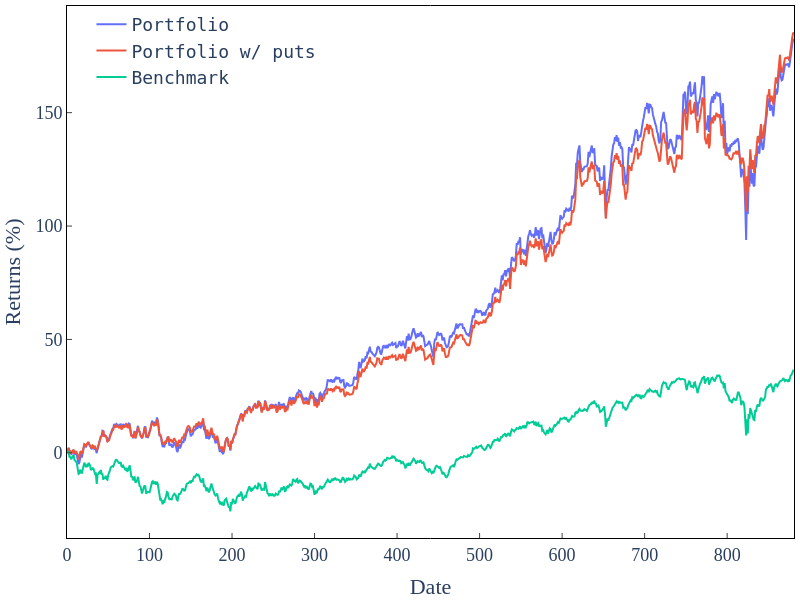

Notebook code cell kept with this figure:
### Code cell
import plotly.graph_objects as go

red = '#f8766d'
blue = '#619cff'

style_dict = {
    'layout.plot_bgcolor': 'rgba(0, 0, 0, 0)',
    'layout.font.family': 'Times New Roman',
    'layout.font.size': 18,
    'layout.xaxis.linecolor': 'black',
    'layout.xaxis.ticks': 'inside',
    'layout.xaxis.mirror': True,
    'layout.xaxis.showline': True,
    'layout.yaxis.linecolor': 'black',
    'layout.yaxis.ticks': 'inside',
    'layout.yaxis.mirror': True,
    'layout.yaxis.showline': True,
    'layout.autosize': False,
    'layout.legend.bgcolor': 'rgba(0, 0, 0, 0)',
    'layout.legend.xanchor': 'right',
    'layout.legend.x': 0.35,
    'layout.legend.font.family': 'monospace',
}

fig = go.Figure()

fig.update(**style_dict)

fig.update_layout(margin=dict(r=5, l=5, t=5, b=5),
                  yaxis=dict(title="Returns (%)"),
                  xaxis=dict(title="Date"),
                  width=800, height=600)

fig.add_trace(go.Scatter(x = init_df.index, y = init_df.Open-100, name="Portfolio", mode='lines'))
fig.add_trace(go.Scatter(x = init_df.index, y = init_df.price_with_put-100, name="Portfolio w/ puts", mode='lines'))
fig.add_trace(go.Scatter(x = init_df.index, y = init_df.SPY-100, name="Benchmark", mode='lines'))

fig.write_image(f"graphs/{a}_{mode}_{start_str}_zoomed.png", scale=4, width=800, height=600)
init_df.to_csv(f"results/{a}_{mode}_{start_str}.csv")
fig.show()

### Figure 1 — Plotly figure (JSON) as saved in the notebook; plotly's stock layout.template omitted (floating-point values rounded to 4 significant figures; data arrays with more than 128 entries replaced by an {"elided": "..."} marker saying what was removed)
{"data": [{"mode": "lines", "name": "Portfolio", "type": "scatter", "x": {"elided": "882 int values"}, "y": {"elided": "882 float values"}}, {"mode": "lines", "name": "Portfolio w/ puts", "type": "scatter", "x": {"elided": "882 int values"}, "y": {"elided": "882 float values"}}, {"mode": "lines", "name": "Benchmark", "type": "scatter", "x": {"elided": "882 int values"}, "y": {"elided": "882 float values"}}], "layout": {"autosize": false, "font": {"family": "Times New Roman", "size": 18}, "height": 600, "legend": {"bgcolor": "rgba(0, 0, 0, 0)", "font": {"family": "monospace"}, "x": 0.35, "xanchor": "right"}, "margin": {"b": 5, "l": 5, "r": 5, "t": 5}, "plot_bgcolor": "rgba(0, 0, 0, 0)", "width": 800, "xaxis": {"linecolor": "black", "mirror": true, "showline": true, "ticks": "inside", "title": {"text": "Date"}}, "yaxis": {"linecolor": "black", "mirror": true, "showline": true, "ticks": "inside", "title": {"text": "Returns (%)"}}}}
